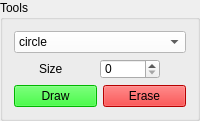
         <widget class="QGroupBox" name="groupBox_3">
          <property name="maximumSize">
           <size>
            <width>200</width>
            <height>200</height>
           </size>
          </property>
          <property name="title">
           <string>Tools</string>
          </property>
          <layout class="QVBoxLayout" name="verticalLayout_7">
           <item>
            <layout class="QVBoxLayout" name="verticalLayout_6">
             <item>
              <widget class="QComboBox" name="tool_box">
               <property name="sizePolicy">
                <sizepolicy hsizetype="Preferred" vsizetype="Preferred">
                 <horstretch>0</horstretch>
                 <verstretch>0</verstretch>
                </sizepolicy>
               </property>
               <property name="maximumSize">
                <size>
                 <width>200</width>
                 <height>200</height>
                </size>
               </property>
               <property name="styleSheet">
                <string notr="true">background-color:rgb(255, 255, 255)</string>
               </property>
               <item>
                <property name="text">
                 <string>circle</string>
                </property>
               </item>
               <item>
                <property name="text">
                 <string>square</string>
                </property>
               </item>
               <item>
                <property name="text">
                 <string>polygon</string>
                </property>
               </item>
               <item>
                <property name="text">
                 <string>line</string>
                </property>
               </item>
              </widget>
             </item>
             <item>
              <layout class="QHBoxLayout" name="horizontalLayout_4">
               <item>
                <widget class="QLabel" name="label_6">
                 <property name="maximumSize">
                  <size>
                   <width>30</width>
                   <height>20</height>
                  </size>
                 </property>
                 <property name="text">
                  <string>Size</string>
                 </property>
                </widget>
               </item>
               <item>
                <widget class="QSpinBox" name="brush_size_box">
                 <property name="sizePolicy">
                  <sizepolicy hsizetype="Minimum" vsizetype="Preferred">
                   <horstretch>0</horstretch>
                   <verstretch>0</verstretch>
                  </sizepolicy>
                 </property>
                 <property name="maximumSize">
                  <size>
                   <width>60</width>
                   <height>20</height>
                  </size>
                 </property>
                </widget>
               </item>
              </layout>
             </item>
             <item>
              <layout class="QHBoxLayout" name="horizontalLayout_6">
               <item>
                <widget class="QPushButton" name="draw_button">
                 <property name="styleSheet">
                  <string notr="true">background-color: rgb(0, 255, 0);</string>
                 </property>
                 <property name="text">
                  <string>Draw</string>
                 </property>
                </widget>
               </item>
               <item>
                <widget class="QPushButton" name="erase_button">
                 <property name="styleSheet">
                  <string notr="true">background-color: rgb(255, 0, 0);</string>
                 </property>
                 <property name="text">
                  <string>Erase</string>
                 </property>
                </widget>
               </item>
              </layout>
             </item>
            </layout>
           </item>
          </layout>
         </widget>
